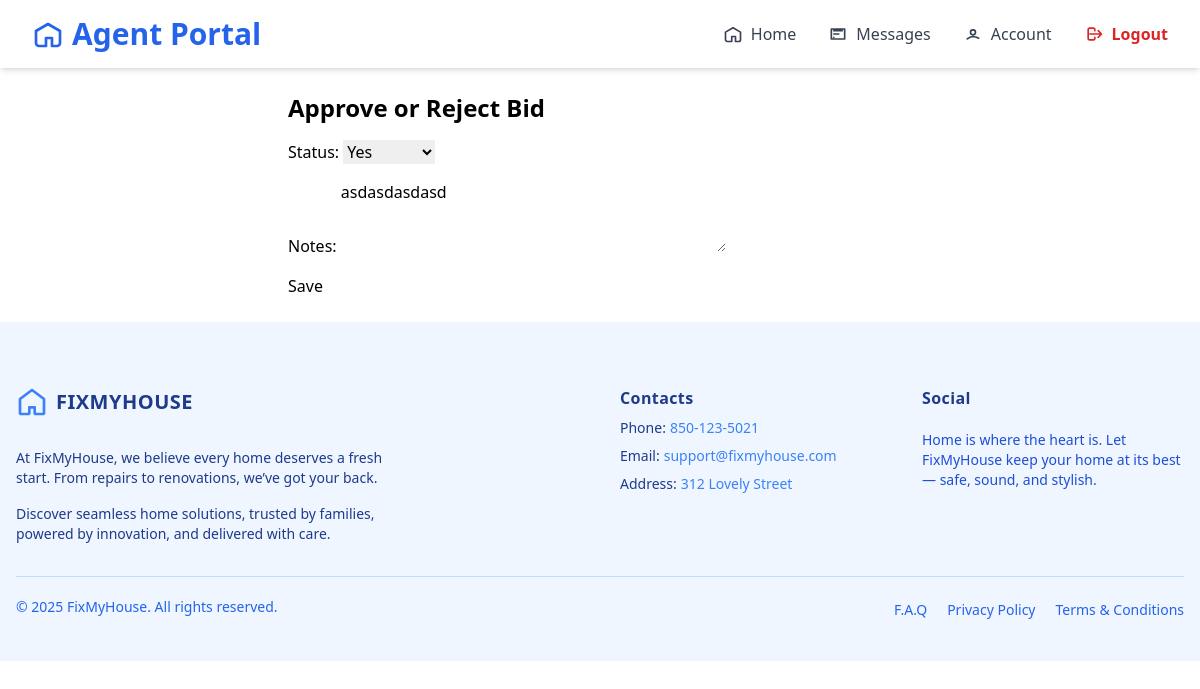
Page /agent/bidding/3/approve/ (signed in) on the earlier database version.
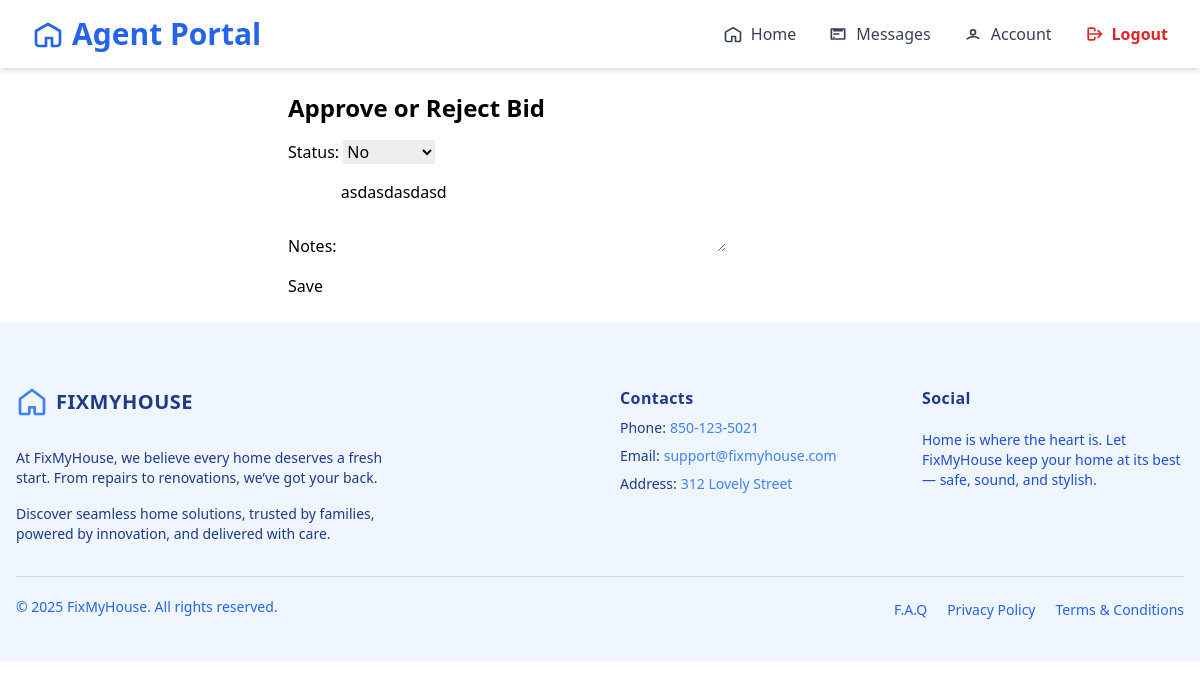
Same page on the later database version.
### trader/models/biddingTrader.py (models this page shows, shortened)
class Bidding(models.Model):
    trader = models.ForeignKey(TraderRegistration, on_delete=models.CASCADE, related_name='bid_trader')
    agent = models.ForeignKey(AgentRegister, on_delete=models.SET_NULL, null=True, blank=True, related_name='bid_agent')
    jobs = models.ForeignKey(Jobs, on_delete=models.SET_NULL, null=True, blank=True, related_name='jobs_related')
    team_member = models.ForeignKey(TeamMember, on_delete=models.SET_NULL, null=True, blank=True, related_name='teams_related')
    labour_per_hour = models.DecimalField(max_digits=10, decimal_places=2, null=True, blank=True)
    callout_rate = models.DecimalField(max_digits=10, decimal_places=2, null=True, blank=True)
    parts_qty = models.PositiveIntegerField(default=0)
    parts_unit_price = models.DecimalField(max_digits=10, decimal_places=2, default=0)
    hours = models.DecimalField(max_digits=5, decimal_places=2, default=0)
    appliance_model_price = models.DecimalField(max_digits=10, decimal_places=2, default=0)
    appliance_model = models.CharField(max_length=100, blank=True, null=True)
    notes = models.TextField(blank=True, null=True)
    created_at = models.DateTimeField(auto_now_add=True)
    is_approved = models.BooleanField(null=True, blank=True, default=None, help_text="None=pending, True=approved, False=rejected")
    approved_at = models.DateTimeField(null=True, blank=True)
    approved_by = models.ForeignKey(AgentRegister, on_delete=models.SET_NULL, null=True, blank=True, related_name='approved_bids')
    approval_notes = models.TextField(blank=True, null=True)

### agent/views.py (the view, shortened to what this page needs)
# urls.py: path('bidding/<int:pk>/approve/', views.BiddingApprovalView.as_view(), name='bidding_approval'),
@method_decorator(login_required, name='dispatch')
class BiddingApprovalView(UserPassesTestMixin, UpdateView):
    model = Bidding
    form_class = BiddingApprovalForm
    template_name = 'pages/bidding_approval.html'
    success_url = reverse_lazy('agent_bid_list')
    def test_func(self):
        return hasattr(self.request.user, 'agentregister')

### agent/forms.py
class BiddingApprovalForm(forms.ModelForm):
    class Meta:
        model = Bidding
        fields = ['is_approved', 'approval_notes']
        widgets = {
            'approval_notes': forms.Textarea(attrs={'rows': 3, 'placeholder': 'Approval notes (optional)'}),
        }

### agent/templates/pages/bidding_approval.html (shortened to what this page needs)
{% extends "baseAgent.html" %}
{% block content %}
{% include 'components/home/navigatorBaseAgent.html' %}
<main class="max-w-2xl mx-auto p-6">
  <h2 class="text-2xl font-bold mb-4">Approve or Reject Bid</h2>
  <form method="post">
    <div class="mb-4">
      <label>Status:</label>
      {{ form.is_approved }}
    </div>
    <div class="mb-4">
      <label>Notes:</label>
      {{ form.approval_notes }}
    </div>
    <button type="submit" class="btn btn-success">Save</button>
  </form>
</main>
{% include 'components/footerAgent.html' %}
{% endblock %}

Differences in the rows shown:
changed Bidding "asdasdasdasd": is_approved "Yes" → "No"
